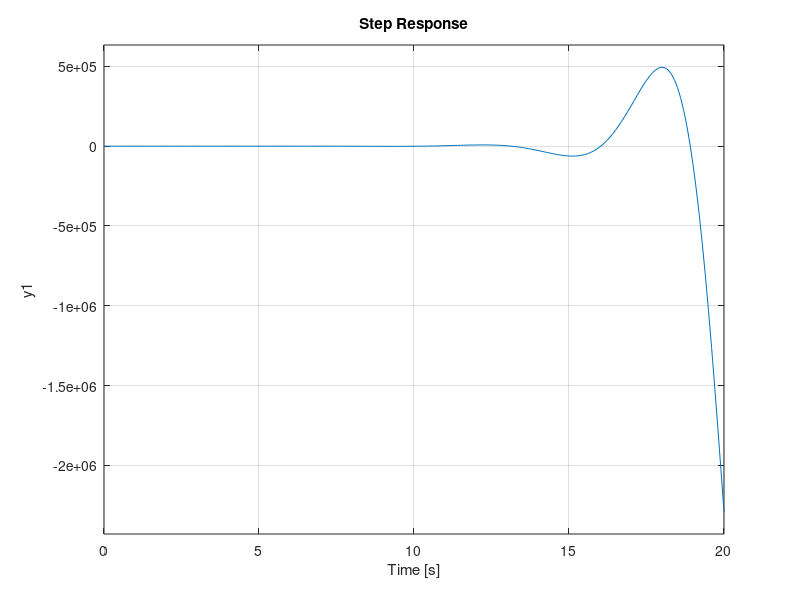
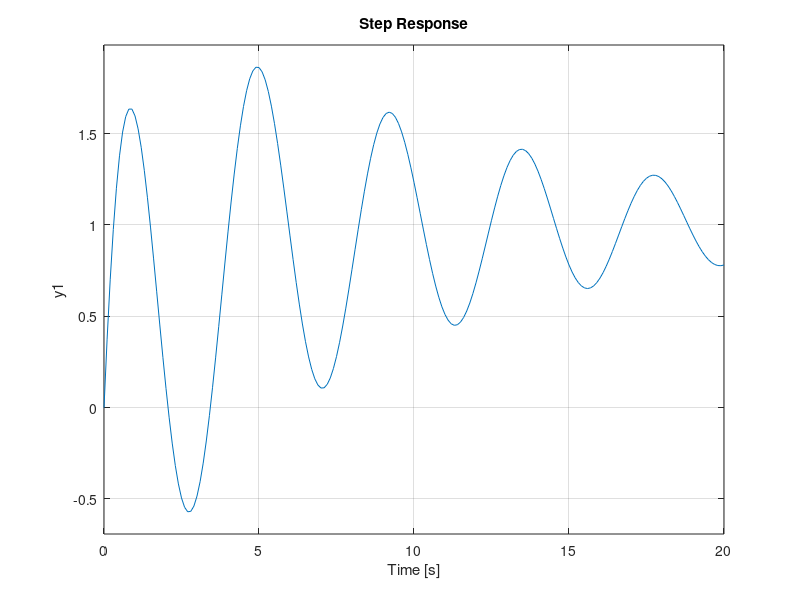

Recreate these plots in MATLAB, in order.
%Clear
clear
clc
close all

%% Problem 5
% Resonant System
%G(s) = (8s^2 + 7s^5 + 6s^4 + 5s^3 + 4s^2 + 3s + 2)/(s^7 + 2s^6 + 3s^5 + 4s^4 + 5s^3 + 6s^2 + 7s + 1)

G_num5 = [8 7 6 5 4 3 2];
G_den5 = [1 2 3 4 5 6 7 1];
G5 = tf(G_num5,G_den5)

%step response
step(G5,0:0.1:20)

figure
%% Problem 6
% Electrical Filter with Multiple Poles
%G(s) = (4s^3 + 3s^2 + 2s + 1)/(s^4 + 2s^3 + 3s^2 + 4s + 1)

G_num6 = [4 3 2 1];
G_den6 = [1 2 3 4 1];
G6 = tf(G_num6,G_den6)

%step response
step(G6,0:0.1:20)

figure